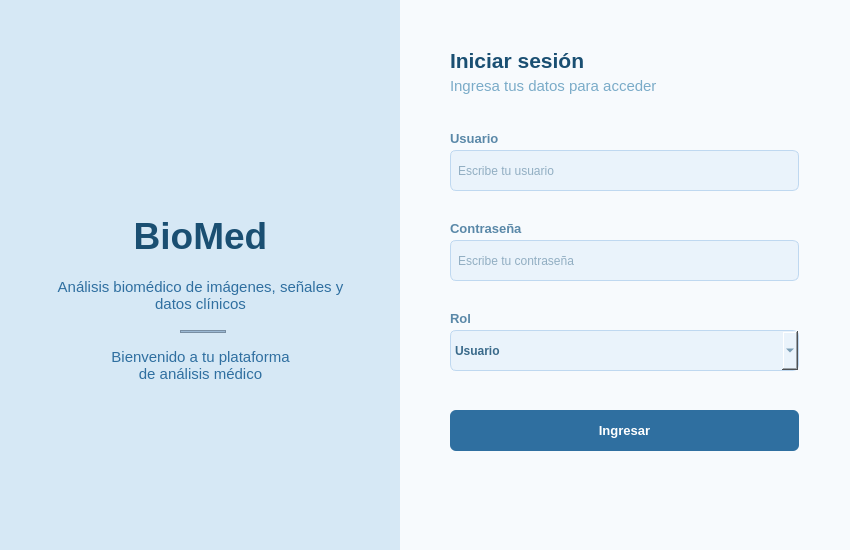
<?xml version="1.0" encoding="UTF-8"?>
<ui version="4.0">
 <class>MainWindow</class>
 <widget class="QMainWindow" name="MainWindow">
  <property name="geometry">
   <rect>
    <x>0</x>
    <y>0</y>
    <width>850</width>
    <height>550</height>
   </rect>
  </property>
  <property name="maximumSize">
   <size>
    <width>850</width>
    <height>550</height>
   </size>
  </property>
  <property name="windowTitle">
   <string>MainWindow</string>
  </property>
  <widget class="QWidget" name="centralwidget">
   <widget class="QWidget" name="ladoizquierdo_login" native="true">
    <property name="geometry">
     <rect>
      <x>0</x>
      <y>0</y>
      <width>401</width>
      <height>550</height>
     </rect>
    </property>
    <property name="font">
     <font>
      <pointsize>10</pointsize>
     </font>
    </property>
    <property name="styleSheet">
     <string notr="true">background-color: #D6E8F5
</string>
    </property>
    <widget class="QLabel" name="logologin">
     <property name="geometry">
      <rect>
       <x>130</x>
       <y>80</y>
       <width>141</width>
       <height>131</height>
      </rect>
     </property>
     <property name="text">
      <string/>
     </property>
     <property name="pixmap">
      <pixmap>../../../../../../../Downloads/Adobe Express - file.png</pixmap>
     </property>
     <property name="scaledContents">
      <bool>true</bool>
     </property>
    </widget>
    <widget class="QLabel" name="nombre_app">
     <property name="geometry">
      <rect>
       <x>100</x>
       <y>200</y>
       <width>201</width>
       <height>71</height>
      </rect>
     </property>
     <property name="font">
      <font>
       <pointsize>28</pointsize>
       <weight>75</weight>
       <bold>true</bold>
      </font>
     </property>
     <property name="styleSheet">
      <string notr="true">color: #1A4F72</string>
     </property>
     <property name="text">
      <string>BioMed</string>
     </property>
     <property name="alignment">
      <set>Qt::AlignCenter</set>
     </property>
    </widget>
    <widget class="QLabel" name="slogan">
     <property name="geometry">
      <rect>
       <x>40</x>
       <y>270</y>
       <width>321</width>
       <height>51</height>
      </rect>
     </property>
     <property name="font">
      <font>
       <pointsize>11</pointsize>
      </font>
     </property>
     <property name="styleSheet">
      <string notr="true">color: #2F6FA0</string>
     </property>
     <property name="text">
      <string>Análisis biomédico de imágenes, señales y datos clínicos</string>
     </property>
     <property name="alignment">
      <set>Qt::AlignCenter</set>
     </property>
     <property name="wordWrap">
      <bool>true</bool>
     </property>
    </widget>
    <widget class="QLabel" name="msj_bienvenida">
     <property name="geometry">
      <rect>
       <x>110</x>
       <y>320</y>
       <width>181</width>
       <height>91</height>
      </rect>
     </property>
     <property name="font">
      <font>
       <pointsize>11</pointsize>
      </font>
     </property>
     <property name="styleSheet">
      <string notr="true">color: #2F6FA0</string>
     </property>
     <property name="text">
      <string>Bienvenido a tu plataforma de análisis médico</string>
     </property>
     <property name="alignment">
      <set>Qt::AlignCenter</set>
     </property>
     <property name="wordWrap">
      <bool>true</bool>
     </property>
    </widget>
    <widget class="QFrame" name="frame">
     <property name="geometry">
      <rect>
       <x>180</x>
       <y>330</y>
       <width>46</width>
       <height>3</height>
      </rect>
     </property>
     <property name="styleSheet">
      <string notr="true">background-color: #9BB8D3;
</string>
     </property>
     <property name="frameShape">
      <enum>QFrame::StyledPanel</enum>
     </property>
     <property name="frameShadow">
      <enum>QFrame::Raised</enum>
     </property>
    </widget>
   </widget>
   <widget class="QWidget" name="ladoderecho_login" native="true">
    <property name="geometry">
     <rect>
      <x>400</x>
      <y>0</y>
      <width>451</width>
      <height>550</height>
     </rect>
    </property>
    <property name="styleSheet">
     <string notr="true">background-color: #F7FAFD</string>
    </property>
    <widget class="QLabel" name="titulologin">
     <property name="geometry">
      <rect>
       <x>50</x>
       <y>50</y>
       <width>161</width>
       <height>21</height>
      </rect>
     </property>
     <property name="font">
      <font>
       <pointsize>16</pointsize>
       <weight>75</weight>
       <bold>true</bold>
      </font>
     </property>
     <property name="styleSheet">
      <string notr="true">color: #1A4F72</string>
     </property>
     <property name="text">
      <string>Iniciar sesión</string>
     </property>
    </widget>
    <widget class="QLabel" name="label_2">
     <property name="geometry">
      <rect>
       <x>50</x>
       <y>70</y>
       <width>221</width>
       <height>31</height>
      </rect>
     </property>
     <property name="font">
      <font>
       <pointsize>11</pointsize>
      </font>
     </property>
     <property name="styleSheet">
      <string notr="true">color: #7AABC8</string>
     </property>
     <property name="text">
      <string>Ingresa tus datos para acceder</string>
     </property>
    </widget>
    <widget class="QLabel" name="contrasenalogin">
     <property name="geometry">
      <rect>
       <x>50</x>
       <y>220</y>
       <width>81</width>
       <height>16</height>
      </rect>
     </property>
     <property name="font">
      <font>
       <pointsize>10</pointsize>
       <weight>75</weight>
       <bold>true</bold>
      </font>
     </property>
     <property name="styleSheet">
      <string notr="true">color: #5A88A8</string>
     </property>
     <property name="text">
      <string>Contraseña</string>
     </property>
    </widget>
    <widget class="QLineEdit" name="campoContrasena">
     <property name="geometry">
      <rect>
       <x>50</x>
       <y>240</y>
       <width>349</width>
       <height>41</height>
      </rect>
     </property>
     <property name="styleSheet">
      <string notr="true">background-color: #EAF3FB;
border: 1px solid #BFD8F0;
border-radius: 6px;
padding: 5px;
color: #3A6A8A</string>
     </property>
     <property name="echoMode">
      <enum>QLineEdit::Password</enum>
     </property>
     <property name="placeholderText">
      <string>Escribe tu contraseña</string>
     </property>
    </widget>
    <widget class="QLabel" name="rollogin">
     <property name="geometry">
      <rect>
       <x>50</x>
       <y>310</y>
       <width>141</width>
       <height>16</height>
      </rect>
     </property>
     <property name="font">
      <font>
       <pointsize>10</pointsize>
       <weight>75</weight>
       <bold>true</bold>
      </font>
     </property>
     <property name="styleSheet">
      <string notr="true">color: #5A88A8</string>
     </property>
     <property name="text">
      <string>Rol</string>
     </property>
    </widget>
    <widget class="QComboBox" name="comboRol">
     <property name="enabled">
      <bool>true</bool>
     </property>
     <property name="geometry">
      <rect>
       <x>50</x>
       <y>330</y>
       <width>349</width>
       <height>41</height>
      </rect>
     </property>
     <property name="font">
      <font>
       <weight>75</weight>
       <bold>true</bold>
      </font>
     </property>
     <property name="styleSheet">
      <string notr="true">background-color: #EAF3FB;
border: 1px solid #BFD8F0;
border-radius: 6px;
padding: 4px;
color: #3A6A8A;
font-weight: bold;
</string>
     </property>
     <item>
      <property name="text">
       <string>Usuario</string>
      </property>
     </item>
     <item>
      <property name="text">
       <string>Administrador</string>
      </property>
     </item>
    </widget>
    <widget class="QPushButton" name="ingresar_login">
     <property name="geometry">
      <rect>
       <x>50</x>
       <y>410</y>
       <width>349</width>
       <height>41</height>
      </rect>
     </property>
     <property name="font">
      <font>
       <pointsize>-1</pointsize>
       <weight>75</weight>
       <bold>true</bold>
      </font>
     </property>
     <property name="cursor">
      <cursorShape>PointingHandCursor</cursorShape>
     </property>
     <property name="styleSheet">
      <string notr="true">background-color: #2F6FA0;
color: white;
border-radius: 6px;
padding: 8px;
font-size: 13px;</string>
     </property>
     <property name="text">
      <string>Ingresar</string>
     </property>
    </widget>
    <widget class="QLineEdit" name="campoUsuario">
     <property name="geometry">
      <rect>
       <x>50</x>
       <y>150</y>
       <width>349</width>
       <height>41</height>
      </rect>
     </property>
     <property name="styleSheet">
      <string notr="true">background-color: #EAF3FB;
border: 1px solid #BFD8F0;
border-radius: 6px;
padding: 5px;
color: #3A6A8A</string>
     </property>
     <property name="placeholderText">
      <string>Escribe tu usuario</string>
     </property>
    </widget>
    <widget class="QLabel" name="usuariologin">
     <property name="geometry">
      <rect>
       <x>50</x>
       <y>130</y>
       <width>51</width>
       <height>16</height>
      </rect>
     </property>
     <property name="font">
      <font>
       <pointsize>10</pointsize>
       <weight>75</weight>
       <bold>true</bold>
      </font>
     </property>
     <property name="styleSheet">
      <string notr="true">color: #5A88A8</string>
     </property>
     <property name="text">
      <string>Usuario</string>
     </property>
    </widget>
   </widget>
  </widget>
  <widget class="QMenuBar" name="menubar">
   <property name="geometry">
    <rect>
     <x>0</x>
     <y>0</y>
     <width>850</width>
     <height>21</height>
    </rect>
   </property>
  </widget>
 </widget>
 <resources/>
 <connections/>
</ui>
